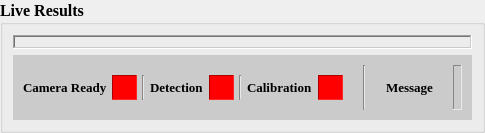
                     <widget class="QGroupBox" name="groupBox_2">
                      <property name="minimumSize">
                       <size>
                        <width>0</width>
                        <height>0</height>
                       </size>
                      </property>
                      <property name="font">
                       <font>
                        <family>Times New Roman</family>
                        <pointsize>12</pointsize>
                        <weight>75</weight>
                        <bold>true</bold>
                       </font>
                      </property>
                      <property name="styleSheet">
                       <string notr="true">QPushButton{
	padding-left: 10px;
	padding-right: 10px;
}</string>
                      </property>
                      <property name="title">
                       <string>Live Results</string>
                      </property>
                      <layout class="QGridLayout" name="gridLayout_2">
                       <property name="leftMargin">
                        <number>10</number>
                       </property>
                       <property name="topMargin">
                        <number>10</number>
                       </property>
                       <property name="rightMargin">
                        <number>10</number>
                       </property>
                       <property name="bottomMargin">
                        <number>10</number>
                       </property>
                       <item row="0" column="0">
                        <widget class="QFrame" name="image_frame">
                         <property name="font">
                          <font>
                           <family>Times New Roman</family>
                          </font>
                         </property>
                         <property name="frameShape">
                          <enum>QFrame::WinPanel</enum>
                         </property>
                         <property name="frameShadow">
                          <enum>QFrame::Sunken</enum>
                         </property>
                         <layout class="QHBoxLayout" name="horizontalLayout_7">
                          <property name="spacing">
                           <number>5</number>
                          </property>
                          <property name="leftMargin">
                           <number>5</number>
                          </property>
                          <property name="topMargin">
                           <number>5</number>
                          </property>
                          <property name="rightMargin">
                           <number>5</number>
                          </property>
                          <property name="bottomMargin">
                           <number>5</number>
                          </property>
                          <item>
                           <layout class="QHBoxLayout" name="horizontalLayout_15"/>
                          </item>
                         </layout>
                        </widget>
                       </item>
                       <item row="1" column="0">
                        <widget class="QFrame" name="status_frame">
                         <property name="minimumSize">
                          <size>
                           <width>0</width>
                           <height>60</height>
                          </size>
                         </property>
                         <property name="maximumSize">
                          <size>
                           <width>16777215</width>
                           <height>16777215</height>
                          </size>
                         </property>
                         <property name="font">
                          <font>
                           <family>Times New Roman</family>
                          </font>
                         </property>
                         <property name="styleSheet">
                          <string notr="true"> background: #CBCBCB;</string>
                         </property>
                         <property name="frameShape">
                          <enum>QFrame::NoFrame</enum>
                         </property>
                         <property name="frameShadow">
                          <enum>QFrame::Raised</enum>
                         </property>
                         <layout class="QHBoxLayout" name="horizontalLayout_2">
                          <property name="spacing">
                           <number>20</number>
                          </property>
                          <property name="leftMargin">
                           <number>10</number>
                          </property>
                          <property name="topMargin">
                           <number>10</number>
                          </property>
                          <property name="rightMargin">
                           <number>10</number>
                          </property>
                          <property name="bottomMargin">
                           <number>10</number>
                          </property>
                          <item>
                           <layout class="QHBoxLayout" name="horizontalLayout_8">
                            <property name="spacing">
                             <number>5</number>
                            </property>
                            <property name="topMargin">
                             <number>10</number>
                            </property>
                            <property name="bottomMargin">
                             <number>10</number>
                            </property>
                            <item>
                             <widget class="QLabel" name="label_7">
                              <property name="minimumSize">
                               <size>
                                <width>0</width>
                                <height>0</height>
                               </size>
                              </property>
                              <property name="maximumSize">
                               <size>
                                <width>16777215</width>
                                <height>16777215</height>
                               </size>
                              </property>
                              <property name="font">
                               <font>
                                <family>Times New Roman</family>
                                <pointsize>10</pointsize>
                                <weight>75</weight>
                                <bold>true</bold>
                               </font>
                              </property>
                              <property name="styleSheet">
                               <string notr="true"/>
                              </property>
                              <property name="text">
                               <string>Camera Ready</string>
                              </property>
                              <property name="alignment">
                               <set>Qt::AlignLeading|Qt::AlignLeft|Qt::AlignVCenter</set>
                              </property>
                             </widget>
                            </item>
                            <item>
                             <widget class="QLabel" name="camera_connect_label">
                              <property name="minimumSize">
                               <size>
                                <width>25</width>
                                <height>25</height>
                               </size>
                              </property>
                              <property name="maximumSize">
                               <size>
                                <width>25</width>
                                <height>25</height>
                               </size>
                              </property>
                              <property name="font">
                               <font>
                                <family>Times New Roman</family>
                               </font>
                              </property>
                              <property name="styleSheet">
                               <string notr="true">background-color : red;</string>
                              </property>
                              <property name="frameShape">
                               <enum>QFrame::Panel</enum>
                              </property>
                              <property name="frameShadow">
                               <enum>QFrame::Sunken</enum>
                              </property>
                              <property name="text">
                               <string/>
                              </property>
                             </widget>
                            </item>
                            <item>
                             <widget class="Line" name="line_2">
                              <property name="font">
                               <font>
                                <family>Times New Roman</family>
                               </font>
                              </property>
                              <property name="orientation">
                               <enum>Qt::Vertical</enum>
                              </property>
                             </widget>
                            </item>
                            <item>
                             <widget class="QLabel" name="label_3">
                              <property name="minimumSize">
                               <size>
                                <width>0</width>
                                <height>0</height>
                               </size>
                              </property>
                              <property name="maximumSize">
                               <size>
                                <width>16777215</width>
                                <height>16777215</height>
                               </size>
                              </property>
                              <property name="font">
                               <font>
                                <family>Times New Roman</family>
                                <pointsize>10</pointsize>
                                <weight>75</weight>
                                <bold>true</bold>
                               </font>
                              </property>
                              <property name="styleSheet">
                               <string notr="true"/>
                              </property>
                              <property name="text">
                               <string>Detection</string>
                              </property>
                              <property name="alignment">
                               <set>Qt::AlignLeading|Qt::AlignLeft|Qt::AlignVCenter</set>
                              </property>
                             </widget>
                            </item>
                            <item>
                             <widget class="QLabel" name="camera_capture_label">
                              <property name="minimumSize">
                               <size>
                                <width>25</width>
                                <height>25</height>
                               </size>
                              </property>
                              <property name="maximumSize">
                               <size>
                                <width>25</width>
                                <height>25</height>
                               </size>
                              </property>
                              <property name="font">
                               <font>
                                <family>Times New Roman</family>
                               </font>
                              </property>
                              <property name="styleSheet">
                               <string notr="true">background-color : red;</string>
                              </property>
                              <property name="frameShape">
                               <enum>QFrame::Panel</enum>
                              </property>
                              <property name="frameShadow">
                               <enum>QFrame::Sunken</enum>
                              </property>
                              <property name="text">
                               <string/>
                              </property>
                             </widget>
                            </item>
                            <item>
                             <widget class="Line" name="line_3">
                              <property name="font">
                               <font>
                                <family>Times New Roman</family>
                               </font>
                              </property>
                              <property name="orientation">
                               <enum>Qt::Vertical</enum>
                              </property>
                             </widget>
                            </item>
                            <item>
                             <widget class="QLabel" name="label_8">
                              <property name="minimumSize">
                               <size>
                                <width>0</width>
                                <height>0</height>
                               </size>
                              </property>
                              <property name="maximumSize">
                               <size>
                                <width>16777215</width>
                                <height>16777215</height>
                               </size>
                              </property>
                              <property name="font">
                               <font>
                                <family>Times New Roman</family>
                                <pointsize>10</pointsize>
                                <weight>75</weight>
                                <bold>true</bold>
                               </font>
                              </property>
                              <property name="styleSheet">
                               <string notr="true"/>
                              </property>
                              <property name="text">
                               <string>Calibration</string>
                              </property>
                              <property name="alignment">
                               <set>Qt::AlignLeading|Qt::AlignLeft|Qt::AlignVCenter</set>
                              </property>
                             </widget>
                            </item>
                            <item>
                             <widget class="QLabel" name="calibration_label">
                              <property name="minimumSize">
                               <size>
                                <width>25</width>
                                <height>25</height>
                               </size>
                              </property>
                              <property name="maximumSize">
                               <size>
                                <width>25</width>
                                <height>25</height>
                               </size>
                              </property>
                              <property name="font">
                               <font>
                                <family>Times New Roman</family>
                               </font>
                              </property>
                              <property name="styleSheet">
                               <string notr="true">background-color : red;</string>
                              </property>
                              <property name="frameShape">
                               <enum>QFrame::Panel</enum>
                              </property>
                              <property name="frameShadow">
                               <enum>QFrame::Sunken</enum>
                              </property>
                              <property name="text">
                               <string/>
                              </property>
                             </widget>
                            </item>
                           </layout>
                          </item>
                          <item>
                           <widget class="Line" name="line_4">
                            <property name="font">
                             <font>
                              <family>Times New Roman</family>
                             </font>
                            </property>
                            <property name="orientation">
                             <enum>Qt::Vertical</enum>
                            </property>
                           </widget>
                          </item>
                          <item>
                           <layout class="QHBoxLayout" name="horizontalLayout">
                            <item>
                             <widget class="QLabel" name="label_6">
                              <property name="maximumSize">
                               <size>
                                <width>16777215</width>
                                <height>16777215</height>
                               </size>
                              </property>
                              <property name="font">
                               <font>
                                <family>Times New Roman</family>
                                <pointsize>10</pointsize>
                                <weight>75</weight>
                                <bold>true</bold>
                               </font>
                              </property>
                              <property name="text">
                               <string>Message</string>
                              </property>
                             </widget>
                            </item>
                            <item>
                             <widget class="QLabel" name="msg_label">
                              <property name="minimumSize">
                               <size>
                                <width>0</width>
                                <height>0</height>
                               </size>
                              </property>
                              <property name="maximumSize">
                               <size>
                                <width>16777215</width>
                                <height>16777215</height>
                               </size>
                              </property>
                              <property name="font">
                               <font>
                                <family>Times New Roman</family>
                                <pointsize>10</pointsize>
                                <weight>75</weight>
                                <bold>true</bold>
                               </font>
                              </property>
                              <property name="frameShape">
                               <enum>QFrame::Panel</enum>
                              </property>
                              <property name="frameShadow">
                               <enum>QFrame::Sunken</enum>
                              </property>
                              <property name="text">
                               <string/>
                              </property>
                             </widget>
                            </item>
                           </layout>
                          </item>
                         </layout>
                        </widget>
                       </item>
                      </layout>
                     </widget>
